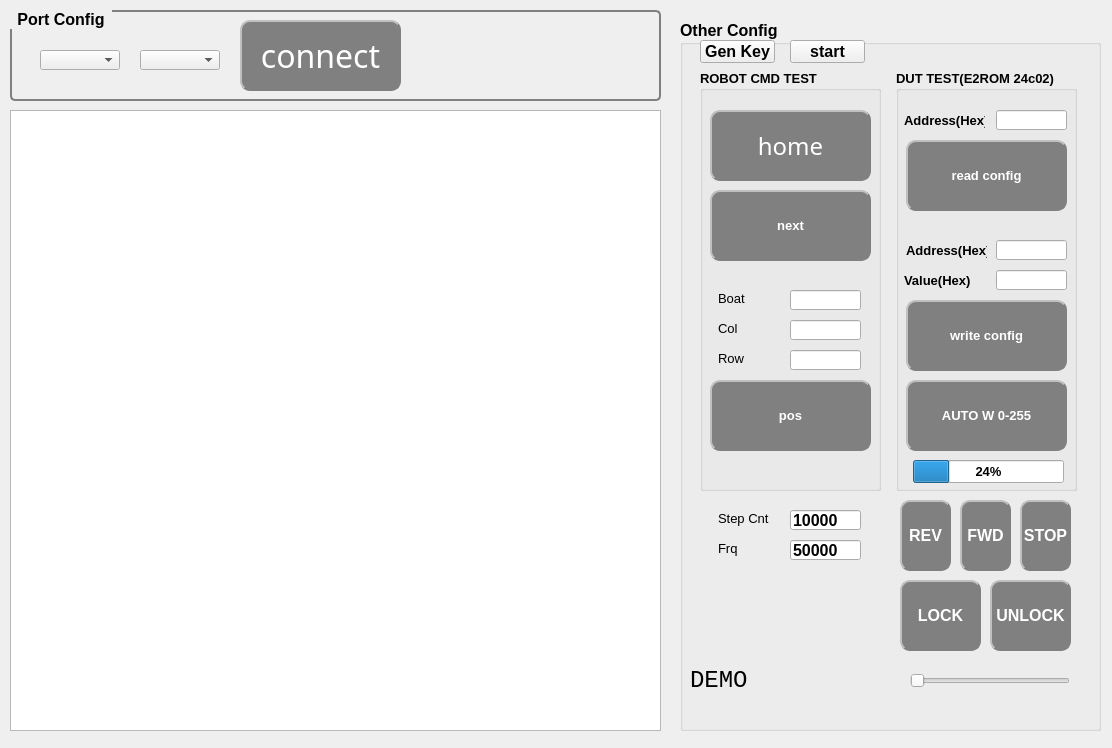
<?xml version="1.0" encoding="UTF-8"?>
<ui version="4.0">
 <class>DataMenu</class>
 <widget class="QWidget" name="DataMenu">
  <property name="geometry">
   <rect>
    <x>0</x>
    <y>0</y>
    <width>1112</width>
    <height>748</height>
   </rect>
  </property>
  <property name="minimumSize">
   <size>
    <width>600</width>
    <height>0</height>
   </size>
  </property>
  <property name="windowTitle">
   <string>cmd test</string>
  </property>
  <property name="styleSheet">
   <string notr="true">background-color: rgb(211, 211, 211);
QWidget{border-top-left-radius:15px;border-top-right-radius:5px;}</string>
  </property>
  <widget class="QGroupBox" name="groupBox_2">
   <property name="geometry">
    <rect>
     <x>10</x>
     <y>10</y>
     <width>651</width>
     <height>91</height>
    </rect>
   </property>
   <property name="font">
    <font>
     <family>Arial</family>
     <pointsize>12</pointsize>
     <weight>75</weight>
     <bold>true</bold>
    </font>
   </property>
   <property name="styleSheet">
    <string notr="true">QGroupBox{
background-color: qlineargradient(x1:0, y1:0, x2:0, y2:1,
stop:0#D3D3D3, stop: 1 #D3D3D3);
border:2px solid gray;
border-radius:5px;
margin-top:1ex;/* leave space at the top for the title */
}

QGroupBox::title {
subcontrol-origin: margin;
subcontrol-position: top left;
padding: 0 5px;
}</string>
   </property>
   <property name="title">
    <string>Port Config</string>
   </property>
   <widget class="QPushButton" name="pushButtonUsartStart">
    <property name="geometry">
     <rect>
      <x>230</x>
      <y>10</y>
      <width>161</width>
      <height>71</height>
     </rect>
    </property>
    <property name="font">
     <font>
      <family>黑体</family>
      <pointsize>24</pointsize>
      <weight>50</weight>
      <italic>false</italic>
      <bold>false</bold>
     </font>
    </property>
    <property name="styleSheet">
     <string notr="true">QPushButton{
	font: 24pt &quot;黑体&quot;;


	color: rgb(0, 170, 0);
background-color:gray;
color: white;   border-radius: 10px;  
border: 2px groove gray;                                            
border-style: outset;
}
QPushButton:hover{
font: 12pt &quot;黑体&quot;;
background-color:white; color: black;
}
QPushButton:pressed{
font: 12pt &quot;黑体&quot;;
background-color:rgb(85, 170, 255);                                                           border-style: inset; 
}</string>
    </property>
    <property name="text">
     <string>connect</string>
    </property>
   </widget>
   <widget class="QComboBox" name="rateCbx_plc">
    <property name="geometry">
     <rect>
      <x>130</x>
      <y>40</y>
      <width>80</width>
      <height>20</height>
     </rect>
    </property>
    <property name="sizePolicy">
     <sizepolicy hsizetype="Fixed" vsizetype="Fixed">
      <horstretch>0</horstretch>
      <verstretch>0</verstretch>
     </sizepolicy>
    </property>
    <property name="minimumSize">
     <size>
      <width>80</width>
      <height>20</height>
     </size>
    </property>
    <property name="maximumSize">
     <size>
      <width>80</width>
      <height>20</height>
     </size>
    </property>
   </widget>
   <widget class="QComboBox" name="portCbx_plc">
    <property name="geometry">
     <rect>
      <x>30</x>
      <y>40</y>
      <width>80</width>
      <height>20</height>
     </rect>
    </property>
    <property name="sizePolicy">
     <sizepolicy hsizetype="Fixed" vsizetype="Fixed">
      <horstretch>0</horstretch>
      <verstretch>0</verstretch>
     </sizepolicy>
    </property>
    <property name="minimumSize">
     <size>
      <width>80</width>
      <height>20</height>
     </size>
    </property>
    <property name="maximumSize">
     <size>
      <width>80</width>
      <height>20</height>
     </size>
    </property>
    <property name="font">
     <font>
      <family>SimSun-ExtB</family>
      <pointsize>9</pointsize>
     </font>
    </property>
   </widget>
  </widget>
  <widget class="QTextEdit" name="textEdit">
   <property name="geometry">
    <rect>
     <x>10</x>
     <y>110</y>
     <width>651</width>
     <height>621</height>
    </rect>
   </property>
   <property name="styleSheet">
    <string notr="true">font: 18pt &quot;Agency FB&quot;;
font: 14pt &quot;Consolas&quot;;</string>
   </property>
   <property name="html">
    <string>&lt;!DOCTYPE HTML PUBLIC &quot;-//W3C//DTD HTML 4.0//EN&quot; &quot;http://www.w3.org/TR/REC-html40/strict.dtd&quot;&gt;
&lt;html&gt;&lt;head&gt;&lt;meta name=&quot;qrichtext&quot; content=&quot;1&quot; /&gt;&lt;style type=&quot;text/css&quot;&gt;
p, li { white-space: pre-wrap; }
&lt;/style&gt;&lt;/head&gt;&lt;body style=&quot; font-family:'Consolas'; font-size:14pt; font-weight:400; font-style:normal;&quot;&gt;
&lt;p style=&quot;-qt-paragraph-type:empty; margin-top:0px; margin-bottom:0px; margin-left:0px; margin-right:0px; -qt-block-indent:0; text-indent:0px; font-family:'Agency FB'; font-size:18pt;&quot;&gt;&lt;br /&gt;&lt;/p&gt;&lt;/body&gt;&lt;/html&gt;</string>
   </property>
  </widget>
  <widget class="QGroupBox" name="groupBox">
   <property name="geometry">
    <rect>
     <x>680</x>
     <y>20</y>
     <width>421</width>
     <height>711</height>
    </rect>
   </property>
   <property name="font">
    <font>
     <family>Arial</family>
     <pointsize>12</pointsize>
     <weight>75</weight>
     <bold>true</bold>
    </font>
   </property>
   <property name="title">
    <string>Other Config</string>
   </property>
   <widget class="QPushButton" name="pushButton_GetDevId">
    <property name="geometry">
     <rect>
      <x>20</x>
      <y>20</y>
      <width>75</width>
      <height>23</height>
     </rect>
    </property>
    <property name="text">
     <string>Gen Key</string>
    </property>
   </widget>
   <widget class="QPushButton" name="pushButtonStart">
    <property name="geometry">
     <rect>
      <x>110</x>
      <y>20</y>
      <width>75</width>
      <height>23</height>
     </rect>
    </property>
    <property name="text">
     <string>start</string>
    </property>
   </widget>
   <widget class="QGroupBox" name="groupBox_3">
    <property name="geometry">
     <rect>
      <x>20</x>
      <y>50</y>
      <width>181</width>
      <height>421</height>
     </rect>
    </property>
    <property name="font">
     <font>
      <family>Arial</family>
      <pointsize>10</pointsize>
      <weight>75</weight>
      <bold>true</bold>
     </font>
    </property>
    <property name="title">
     <string>ROBOT CMD TEST</string>
    </property>
    <widget class="QPushButton" name="pushButton_home">
     <property name="geometry">
      <rect>
       <x>10</x>
       <y>40</y>
       <width>161</width>
       <height>71</height>
      </rect>
     </property>
     <property name="font">
      <font>
       <family>黑体</family>
       <pointsize>18</pointsize>
       <weight>50</weight>
       <italic>false</italic>
       <bold>false</bold>
      </font>
     </property>
     <property name="styleSheet">
      <string notr="true">QPushButton{
	font: 18pt &quot;黑体&quot;;


	color: rgb(0, 170, 0);
background-color:gray;
color: white;   border-radius: 10px;  
border: 2px groove gray;                                            
border-style: outset;
}
QPushButton:hover{
font: 12pt &quot;黑体&quot;;
background-color:white; color: black;
}
QPushButton:pressed{
font: 12pt &quot;黑体&quot;;
background-color:rgb(85, 170, 255);                                                           border-style: inset; 
}</string>
     </property>
     <property name="text">
      <string>home</string>
     </property>
    </widget>
    <widget class="QPushButton" name="pushButton_pos">
     <property name="geometry">
      <rect>
       <x>10</x>
       <y>310</y>
       <width>161</width>
       <height>71</height>
      </rect>
     </property>
     <property name="styleSheet">
      <string notr="true">QPushButton{
	font: 18pt &quot;黑体&quot;;


	color: rgb(0, 170, 0);
background-color:gray;
color: white;   border-radius: 10px;  
border: 2px groove gray;                                            
border-style: outset;
}
QPushButton:hover{
font: 12pt &quot;黑体&quot;;
background-color:white; color: black;
}
QPushButton:pressed{
font: 12pt &quot;黑体&quot;;
background-color:rgb(85, 170, 255);                                                           border-style: inset; 
}</string>
     </property>
     <property name="text">
      <string>pos</string>
     </property>
    </widget>
    <widget class="QLineEdit" name="lineEdit_boat">
     <property name="geometry">
      <rect>
       <x>90</x>
       <y>220</y>
       <width>71</width>
       <height>20</height>
      </rect>
     </property>
    </widget>
    <widget class="QLineEdit" name="lineEdit_col">
     <property name="geometry">
      <rect>
       <x>90</x>
       <y>250</y>
       <width>71</width>
       <height>20</height>
      </rect>
     </property>
    </widget>
    <widget class="QLineEdit" name="lineEdit_row">
     <property name="geometry">
      <rect>
       <x>90</x>
       <y>280</y>
       <width>71</width>
       <height>20</height>
      </rect>
     </property>
    </widget>
    <widget class="QLabel" name="label">
     <property name="geometry">
      <rect>
       <x>18</x>
       <y>220</y>
       <width>71</width>
       <height>16</height>
      </rect>
     </property>
     <property name="font">
      <font>
       <family>Arial</family>
       <pointsize>10</pointsize>
       <weight>50</weight>
       <bold>false</bold>
      </font>
     </property>
     <property name="text">
      <string>Boat</string>
     </property>
    </widget>
    <widget class="QLabel" name="label_2">
     <property name="geometry">
      <rect>
       <x>18</x>
       <y>250</y>
       <width>71</width>
       <height>16</height>
      </rect>
     </property>
     <property name="font">
      <font>
       <family>Arial</family>
       <pointsize>10</pointsize>
       <weight>50</weight>
       <bold>false</bold>
      </font>
     </property>
     <property name="text">
      <string>Col</string>
     </property>
    </widget>
    <widget class="QLabel" name="label_3">
     <property name="geometry">
      <rect>
       <x>18</x>
       <y>280</y>
       <width>71</width>
       <height>16</height>
      </rect>
     </property>
     <property name="font">
      <font>
       <family>Arial</family>
       <pointsize>10</pointsize>
       <weight>50</weight>
       <bold>false</bold>
      </font>
     </property>
     <property name="text">
      <string>Row</string>
     </property>
    </widget>
    <widget class="QPushButton" name="pushButton_next">
     <property name="geometry">
      <rect>
       <x>10</x>
       <y>120</y>
       <width>161</width>
       <height>71</height>
      </rect>
     </property>
     <property name="styleSheet">
      <string notr="true">QPushButton{
	font: 18pt &quot;黑体&quot;;


	color: rgb(0, 170, 0);
background-color:gray;
color: white;   border-radius: 10px;  
border: 2px groove gray;                                            
border-style: outset;
}
QPushButton:hover{
font: 12pt &quot;黑体&quot;;
background-color:white; color: black;
}
QPushButton:pressed{
font: 12pt &quot;黑体&quot;;
background-color:rgb(85, 170, 255);                                                           border-style: inset; 
}</string>
     </property>
     <property name="text">
      <string>next</string>
     </property>
    </widget>
   </widget>
   <widget class="QGroupBox" name="groupBox_4">
    <property name="geometry">
     <rect>
      <x>216</x>
      <y>50</y>
      <width>181</width>
      <height>421</height>
     </rect>
    </property>
    <property name="font">
     <font>
      <family>Arial</family>
      <pointsize>10</pointsize>
      <weight>75</weight>
      <bold>true</bold>
     </font>
    </property>
    <property name="title">
     <string>DUT TEST(E2ROM 24c02)</string>
    </property>
    <widget class="QPushButton" name="pushButton_readconfig">
     <property name="geometry">
      <rect>
       <x>10</x>
       <y>70</y>
       <width>161</width>
       <height>71</height>
      </rect>
     </property>
     <property name="styleSheet">
      <string notr="true">QPushButton{
	font: 18pt &quot;黑体&quot;;


	color: rgb(0, 170, 0);
background-color:gray;
color: white;   border-radius: 10px;  
border: 2px groove gray;                                            
border-style: outset;
}
QPushButton:hover{
font: 12pt &quot;黑体&quot;;
background-color:white; color: black;
}
QPushButton:pressed{
font: 12pt &quot;黑体&quot;;
background-color:rgb(85, 170, 255);                                                           border-style: inset; 
}</string>
     </property>
     <property name="text">
      <string>read config</string>
     </property>
    </widget>
    <widget class="QPushButton" name="pushButton_writeconfig">
     <property name="geometry">
      <rect>
       <x>10</x>
       <y>230</y>
       <width>161</width>
       <height>71</height>
      </rect>
     </property>
     <property name="styleSheet">
      <string notr="true">QPushButton{
	font: 18pt &quot;黑体&quot;;


	color: rgb(0, 170, 0);
background-color:gray;
color: white;   border-radius: 10px;  
border: 2px groove gray;                                            
border-style: outset;
}
QPushButton:hover{
font: 12pt &quot;黑体&quot;;
background-color:white; color: black;
}
QPushButton:pressed{
font: 12pt &quot;黑体&quot;;
background-color:rgb(85, 170, 255);                                                           border-style: inset; 
}</string>
     </property>
     <property name="text">
      <string>write config</string>
     </property>
    </widget>
    <widget class="QLabel" name="label_4">
     <property name="geometry">
      <rect>
       <x>8</x>
       <y>40</y>
       <width>81</width>
       <height>20</height>
      </rect>
     </property>
     <property name="font">
      <font>
       <family>Arial</family>
       <pointsize>10</pointsize>
      </font>
     </property>
     <property name="text">
      <string>Address(Hex)</string>
     </property>
    </widget>
    <widget class="QLineEdit" name="lineEdit_value_write">
     <property name="geometry">
      <rect>
       <x>100</x>
       <y>200</y>
       <width>71</width>
       <height>20</height>
      </rect>
     </property>
    </widget>
    <widget class="QLabel" name="label_5">
     <property name="geometry">
      <rect>
       <x>8</x>
       <y>200</y>
       <width>81</width>
       <height>20</height>
      </rect>
     </property>
     <property name="font">
      <font>
       <family>Arial</family>
       <pointsize>10</pointsize>
      </font>
     </property>
     <property name="text">
      <string>Value(Hex)</string>
     </property>
    </widget>
    <widget class="QLineEdit" name="lineEdit_addr_read">
     <property name="geometry">
      <rect>
       <x>100</x>
       <y>40</y>
       <width>71</width>
       <height>20</height>
      </rect>
     </property>
    </widget>
    <widget class="QLineEdit" name="lineEdit_addr_write">
     <property name="geometry">
      <rect>
       <x>100</x>
       <y>170</y>
       <width>71</width>
       <height>20</height>
      </rect>
     </property>
    </widget>
    <widget class="QLabel" name="label_7">
     <property name="geometry">
      <rect>
       <x>10</x>
       <y>170</y>
       <width>81</width>
       <height>20</height>
      </rect>
     </property>
     <property name="font">
      <font>
       <family>Arial</family>
       <pointsize>10</pointsize>
      </font>
     </property>
     <property name="text">
      <string>Address(Hex)</string>
     </property>
    </widget>
    <widget class="QPushButton" name="pushButton_writeconfig_2">
     <property name="geometry">
      <rect>
       <x>10</x>
       <y>310</y>
       <width>161</width>
       <height>71</height>
      </rect>
     </property>
     <property name="styleSheet">
      <string notr="true">QPushButton{
	font: 18pt &quot;黑体&quot;;


	color: rgb(0, 170, 0);
background-color:gray;
color: white;   border-radius: 10px;  
border: 2px groove gray;                                            
border-style: outset;
}
QPushButton:hover{
font: 12pt &quot;黑体&quot;;
background-color:white; color: black;
}
QPushButton:pressed{
font: 12pt &quot;黑体&quot;;
background-color:rgb(85, 170, 255);                                                           border-style: inset; 
}</string>
     </property>
     <property name="text">
      <string>AUTO W 0-255</string>
     </property>
    </widget>
    <widget class="QProgressBar" name="progressBar">
     <property name="geometry">
      <rect>
       <x>17</x>
       <y>390</y>
       <width>151</width>
       <height>23</height>
      </rect>
     </property>
     <property name="value">
      <number>24</number>
     </property>
    </widget>
   </widget>
   <widget class="QLabel" name="labelCurRowNumT">
    <property name="geometry">
     <rect>
      <x>740</x>
      <y>510</y>
      <width>40</width>
      <height>40</height>
     </rect>
    </property>
    <property name="sizePolicy">
     <sizepolicy hsizetype="Fixed" vsizetype="Fixed">
      <horstretch>0</horstretch>
      <verstretch>0</verstretch>
     </sizepolicy>
    </property>
    <property name="minimumSize">
     <size>
      <width>40</width>
      <height>40</height>
     </size>
    </property>
    <property name="maximumSize">
     <size>
      <width>40</width>
      <height>40</height>
     </size>
    </property>
    <property name="styleSheet">
     <string notr="true">font: 14pt &quot;Agency FB&quot;;
background-color: rgba(255, 255, 255, 0);</string>
    </property>
    <property name="text">
     <string/>
    </property>
   </widget>
   <widget class="QLabel" name="label_img">
    <property name="geometry">
     <rect>
      <x>10</x>
      <y>620</y>
      <width>191</width>
      <height>81</height>
     </rect>
    </property>
    <property name="font">
     <font>
      <family>Consolas</family>
      <pointsize>18</pointsize>
      <weight>50</weight>
      <bold>false</bold>
     </font>
    </property>
    <property name="text">
     <string>DEMO </string>
    </property>
   </widget>
   <widget class="QPushButton" name="pushButton_fwd">
    <property name="geometry">
     <rect>
      <x>280</x>
      <y>480</y>
      <width>51</width>
      <height>71</height>
     </rect>
    </property>
    <property name="styleSheet">
     <string notr="true">QPushButton{
	font: 18pt &quot;黑体&quot;;


	color: rgb(0, 170, 0);
background-color:gray;
color: white;   border-radius: 10px;  
border: 2px groove gray;                                            
border-style: outset;
}
QPushButton:hover{
font: 12pt &quot;黑体&quot;;
background-color:white; color: black;
}
QPushButton:pressed{
font: 12pt &quot;黑体&quot;;
background-color:rgb(85, 170, 255);                                                           border-style: inset; 
}</string>
    </property>
    <property name="text">
     <string>FWD</string>
    </property>
   </widget>
   <widget class="QPushButton" name="pushButton_rev">
    <property name="geometry">
     <rect>
      <x>220</x>
      <y>480</y>
      <width>51</width>
      <height>71</height>
     </rect>
    </property>
    <property name="styleSheet">
     <string notr="true">QPushButton{
	font: 18pt &quot;黑体&quot;;


	color: rgb(0, 170, 0);
background-color:gray;
color: white;   border-radius: 10px;  
border: 2px groove gray;                                            
border-style: outset;
}
QPushButton:hover{
font: 12pt &quot;黑体&quot;;
background-color:white; color: black;
}
QPushButton:pressed{
font: 12pt &quot;黑体&quot;;
background-color:rgb(85, 170, 255);                                                           border-style: inset; 
}</string>
    </property>
    <property name="text">
     <string>REV</string>
    </property>
   </widget>
   <widget class="QLineEdit" name="lineEdit_FRQ">
    <property name="geometry">
     <rect>
      <x>110</x>
      <y>520</y>
      <width>71</width>
      <height>20</height>
     </rect>
    </property>
    <property name="text">
     <string>50000</string>
    </property>
   </widget>
   <widget class="QLabel" name="label_8">
    <property name="geometry">
     <rect>
      <x>38</x>
      <y>520</y>
      <width>71</width>
      <height>16</height>
     </rect>
    </property>
    <property name="font">
     <font>
      <family>Arial</family>
      <pointsize>10</pointsize>
      <weight>50</weight>
      <bold>false</bold>
     </font>
    </property>
    <property name="text">
     <string>Frq</string>
    </property>
   </widget>
   <widget class="QLineEdit" name="lineEdit_SC">
    <property name="geometry">
     <rect>
      <x>110</x>
      <y>490</y>
      <width>71</width>
      <height>20</height>
     </rect>
    </property>
    <property name="text">
     <string>10000</string>
    </property>
   </widget>
   <widget class="QLabel" name="label_6">
    <property name="geometry">
     <rect>
      <x>38</x>
      <y>490</y>
      <width>71</width>
      <height>16</height>
     </rect>
    </property>
    <property name="font">
     <font>
      <family>Arial</family>
      <pointsize>10</pointsize>
      <weight>50</weight>
      <bold>false</bold>
     </font>
    </property>
    <property name="text">
     <string>Step Cnt</string>
    </property>
   </widget>
   <widget class="QPushButton" name="pushButton_stop">
    <property name="geometry">
     <rect>
      <x>340</x>
      <y>480</y>
      <width>51</width>
      <height>71</height>
     </rect>
    </property>
    <property name="styleSheet">
     <string notr="true">QPushButton{
	font: 18pt &quot;黑体&quot;;


	color: rgb(0, 170, 0);
background-color:gray;
color: white;   border-radius: 10px;  
border: 2px groove gray;                                            
border-style: outset;
}
QPushButton:hover{
font: 12pt &quot;黑体&quot;;
background-color:white; color: black;
}
QPushButton:pressed{
font: 12pt &quot;黑体&quot;;
background-color:rgb(85, 170, 255);                                                           border-style: inset; 
}</string>
    </property>
    <property name="text">
     <string>STOP</string>
    </property>
   </widget>
   <widget class="QSlider" name="horizontalSlider_moto">
    <property name="geometry">
     <rect>
      <x>230</x>
      <y>650</y>
      <width>160</width>
      <height>22</height>
     </rect>
    </property>
    <property name="orientation">
     <enum>Qt::Horizontal</enum>
    </property>
   </widget>
   <widget class="QPushButton" name="pushButton_lock">
    <property name="geometry">
     <rect>
      <x>220</x>
      <y>560</y>
      <width>81</width>
      <height>71</height>
     </rect>
    </property>
    <property name="styleSheet">
     <string notr="true">QPushButton{
	font: 18pt &quot;黑体&quot;;


	color: rgb(0, 170, 0);
background-color:gray;
color: white;   border-radius: 10px;  
border: 2px groove gray;                                            
border-style: outset;
}
QPushButton:hover{
font: 12pt &quot;黑体&quot;;
background-color:white; color: black;
}
QPushButton:pressed{
font: 12pt &quot;黑体&quot;;
background-color:rgb(85, 170, 255);                                                           border-style: inset; 
}</string>
    </property>
    <property name="text">
     <string>LOCK</string>
    </property>
   </widget>
   <widget class="QPushButton" name="pushButton_unlock">
    <property name="geometry">
     <rect>
      <x>310</x>
      <y>560</y>
      <width>81</width>
      <height>71</height>
     </rect>
    </property>
    <property name="styleSheet">
     <string notr="true">QPushButton{
	font: 18pt &quot;黑体&quot;;


	color: rgb(0, 170, 0);
background-color:gray;
color: white;   border-radius: 10px;  
border: 2px groove gray;                                            
border-style: outset;
}
QPushButton:hover{
font: 12pt &quot;黑体&quot;;
background-color:white; color: black;
}
QPushButton:pressed{
font: 12pt &quot;黑体&quot;;
background-color:rgb(85, 170, 255);                                                           border-style: inset; 
}</string>
    </property>
    <property name="text">
     <string>UNLOCK</string>
    </property>
   </widget>
  </widget>
 </widget>
 <resources/>
 <connections/>
</ui>
